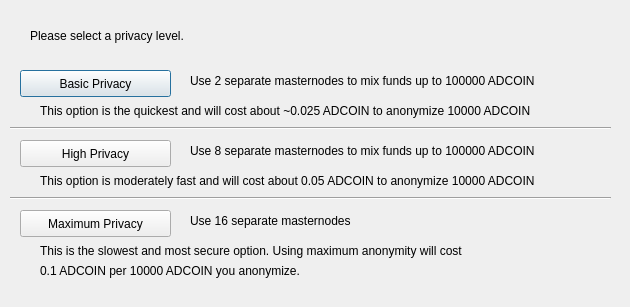
<?xml version="1.0" encoding="UTF-8"?>
<ui version="4.0">
 <class>ObfuscationConfig</class>
 <widget class="QDialog" name="ObfuscationConfig">
  <property name="geometry">
   <rect>
    <x>0</x>
    <y>0</y>
    <width>630</width>
    <height>307</height>
   </rect>
  </property>
  <property name="windowTitle">
   <string>Configure Obfuscation</string>
  </property>
  <widget class="QPushButton" name="buttonBasic">
   <property name="geometry">
    <rect>
     <x>20</x>
     <y>70</y>
     <width>151</width>
     <height>27</height>
    </rect>
   </property>
   <property name="text">
    <string>Basic Privacy</string>
   </property>
  </widget>
  <widget class="QPushButton" name="buttonHigh">
   <property name="geometry">
    <rect>
     <x>20</x>
     <y>140</y>
     <width>151</width>
     <height>27</height>
    </rect>
   </property>
   <property name="text">
    <string>High Privacy</string>
   </property>
  </widget>
  <widget class="QPushButton" name="buttonMax">
   <property name="geometry">
    <rect>
     <x>20</x>
     <y>210</y>
     <width>151</width>
     <height>27</height>
    </rect>
   </property>
   <property name="text">
    <string>Maximum Privacy</string>
   </property>
  </widget>
  <widget class="QLabel" name="label">
   <property name="geometry">
    <rect>
     <x>30</x>
     <y>20</y>
     <width>571</width>
     <height>31</height>
    </rect>
   </property>
   <property name="text">
    <string>Please select a privacy level.</string>
   </property>
  </widget>
  <widget class="QLabel" name="label_2">
   <property name="geometry">
    <rect>
     <x>190</x>
     <y>70</y>
     <width>421</width>
     <height>21</height>
    </rect>
   </property>
   <property name="text">
    <string>Use 2 separate masternodes to mix funds up to 100000 ADCOIN</string>
   </property>
  </widget>
  <widget class="QLabel" name="label_3">
   <property name="geometry">
    <rect>
     <x>190</x>
     <y>140</y>
     <width>411</width>
     <height>21</height>
    </rect>
   </property>
   <property name="text">
    <string>Use 8 separate masternodes to mix funds up to 100000 ADCOIN</string>
   </property>
  </widget>
  <widget class="QLabel" name="label_4">
   <property name="geometry">
    <rect>
     <x>190</x>
     <y>210</y>
     <width>421</width>
     <height>21</height>
    </rect>
   </property>
   <property name="text">
    <string>Use 16 separate masternodes</string>
   </property>
  </widget>
  <widget class="QLabel" name="label_6">
   <property name="geometry">
    <rect>
     <x>40</x>
     <y>100</y>
     <width>561</width>
     <height>21</height>
    </rect>
   </property>
   <property name="text">
    <string>This option is the quickest and will cost about ~0.025 ADCOIN to anonymize 10000 ADCOIN</string>
   </property>
  </widget>
  <widget class="QLabel" name="label_7">
   <property name="geometry">
    <rect>
     <x>40</x>
     <y>170</y>
     <width>561</width>
     <height>21</height>
    </rect>
   </property>
   <property name="text">
    <string>This option is moderately fast and will cost about 0.05 ADCOIN to anonymize 10000 ADCOIN</string>
   </property>
  </widget>
  <widget class="QLabel" name="label_8">
   <property name="geometry">
    <rect>
     <x>40</x>
     <y>240</y>
     <width>561</width>
     <height>21</height>
    </rect>
   </property>
   <property name="text">
    <string>This is the slowest and most secure option. Using maximum anonymity will cost</string>
   </property>
  </widget>
  <widget class="QLabel" name="label_9">
   <property name="geometry">
    <rect>
     <x>40</x>
     <y>260</y>
     <width>561</width>
     <height>21</height>
    </rect>
   </property>
   <property name="text">
    <string>0.1 ADCOIN per 10000 ADCOIN you anonymize.</string>
   </property>
  </widget>
  <widget class="Line" name="line">
   <property name="geometry">
    <rect>
     <x>10</x>
     <y>120</y>
     <width>601</width>
     <height>16</height>
    </rect>
   </property>
   <property name="orientation">
    <enum>Qt::Horizontal</enum>
   </property>
  </widget>
  <widget class="Line" name="line_2">
   <property name="geometry">
    <rect>
     <x>10</x>
     <y>190</y>
     <width>601</width>
     <height>16</height>
    </rect>
   </property>
   <property name="orientation">
    <enum>Qt::Horizontal</enum>
   </property>
  </widget>
 </widget>
 <resources/>
 <connections/>
</ui>
